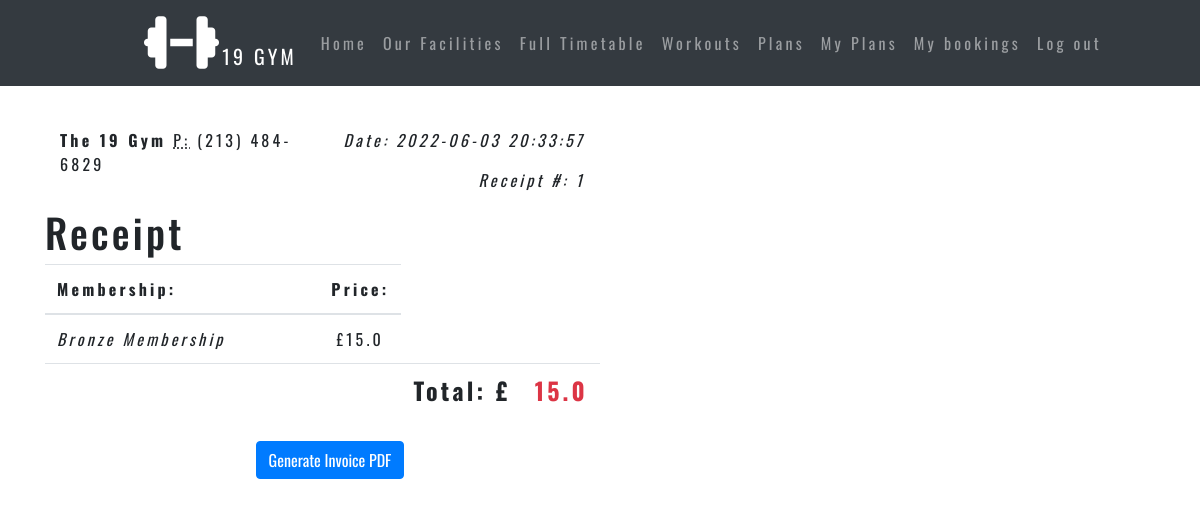
/receipt2/1 (signed in), run on the app's committed database.
### app/models.py (models this page shows)
class Receipt(db.Model):
    id = db.Column(db.Integer(), primary_key=True)
    type =db.Column(db.String(25))
    price = db.Column(db.Float())
    dateOfPurchase = db.Column(db.DateTime, index=True, default=datetime.utcnow)
    customerId = db.Column(db.Integer, db.ForeignKey('user.id'))
    bookingId = db.Column(db.Integer, db.ForeignKey('booking.id'))
    booking = db.relationship("Booking", back_populates="receipt")

### app/views.py (the view)
@app.route('/receipt2/<int:id>', methods=['GET','POST'])
@login_required(role="Customer")
def receipt2(id):
        newPlan=models.Receipt.query.filter_by(id=id).first()
        if request.method=='POST':
            newUrl='/newpdf/'+ str(id)
            return redirect(newUrl)
        return render_template('receipt2.html' ,  date =datetime.today(),newPlan=newPlan)

### app/models.py (called while the page is built)
@login.user_loader
def load_user(id):
    return User.query.get(int(id))

### app/views.py (called while the page is built)
def login_required(role="ANY"):
    def wrapper(fn):
        @wraps(fn)
        def decorated_view(*args, **kwargs):
            if not current_user.is_authenticated:
                print("user not authenticated")
                return abort(403)
            urole = login
            if ( (current_user.role != role) and (role != "ANY")):
                print("invalid user")
                return abort(403)
            return fn(*args, **kwargs)
        return decorated_view
    return wrapper

### app/templates/receipt2.html (shortened to what this page needs)
{%extends "layout.html" %}
{%block content%}
<br>
<br>
<div class="container" id = "content">
    <div class="row">
        <div class="well col-xs-10 col-sm-10 col-md-6 col-xs-offset-1 col-sm-offset-1 col-md-offset-3">
            <div class="row">
                <div class="col-xs-6 col-sm-6 col-md-6">
                    <address>
                        <strong>The 19 Gym</strong>
                        <abbr title="Phone">P:</abbr> (213) 484-6829
                    </address>
                </div>
                <div class="col-xs-6 col-sm-6 col-md-6 text-right">
                    <p>
                        <em>Date: {{date}}</em>
                    </p>
                    <p>
                        <em>Receipt #: {{newPlan.id}}</em>
                    </p>
                </div>
            </div>
            <div class="row">
                <div class="text-center">
                    <h1>Receipt</h1>
                </div>
                <table class="table table-hover">
                    <thead>
                        <tr>
                            <th>Membership:</th>
                            <th class="text-center">Price:</th>
                        </tr>
                    </thead>
                    <tbody>
                        <tr>
                            <td class="col-md-9"><em>{{newPlan.type}}</em></td>
                            <td class="col-md-1 text-center">£{{newPlan.price}}</td>
                        </tr>
                        <tr>
                            <td>   </td>
                            <td>   </td>
                            <td class="text-right"><h4><strong>Total: £</strong></h4></td>
                            <td class="text-center text-danger"><h4><strong>{{newPlan.price}}</strong></h4></td>
                        </tr>
                    </tbody>
                </table>
            </div>
        </div>
    </div>
    <div class = "well col-xs-10 col-sm-10 col-md-6 col-xs-offset-1 col-sm-offset-1 col-md-offset-3" id = "editor">
      <div class = "text-center">
        <form action="" method="post">
          <input type="submit" class = "btn btn-primary" value="Generate Invoice PDF">
        </form>
      </div>
  </div>
  </div>
{%endblock%}

### app/static/style.css (style rules this page uses)
* { box-sizing: border-box; }
:root { --Oswald:"Oswald",cursive; margin-top: 5rem; }
body { background: #fafafa; color: #333333; font-family: var(--Oswald); letter-spacing: 0.2em; padding: 0px; }

### data on the page
Receipt: id "1", type "Bronze Membership", price "15.0"
